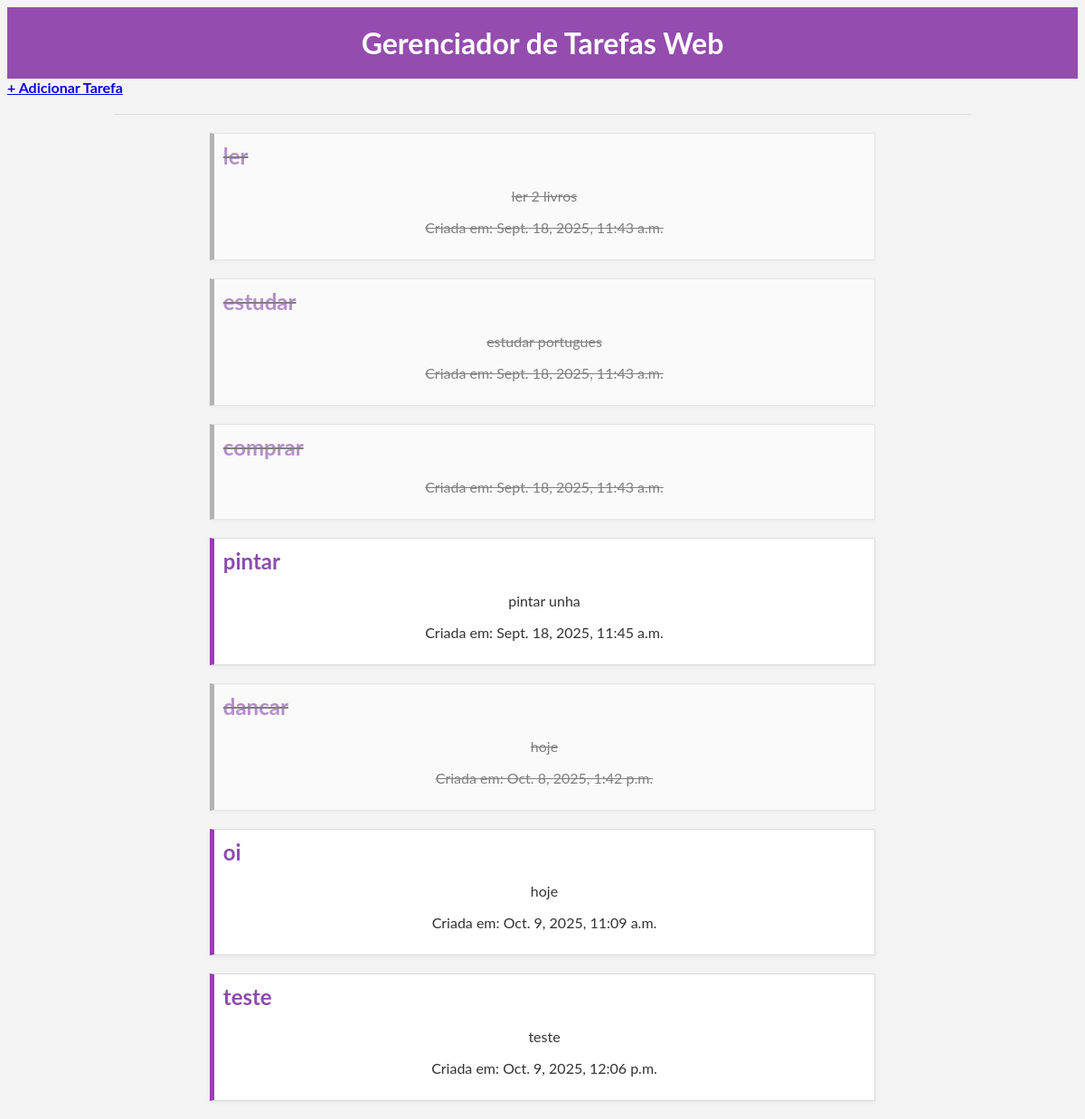
The page /tarefas/ on the database as committed earlier.
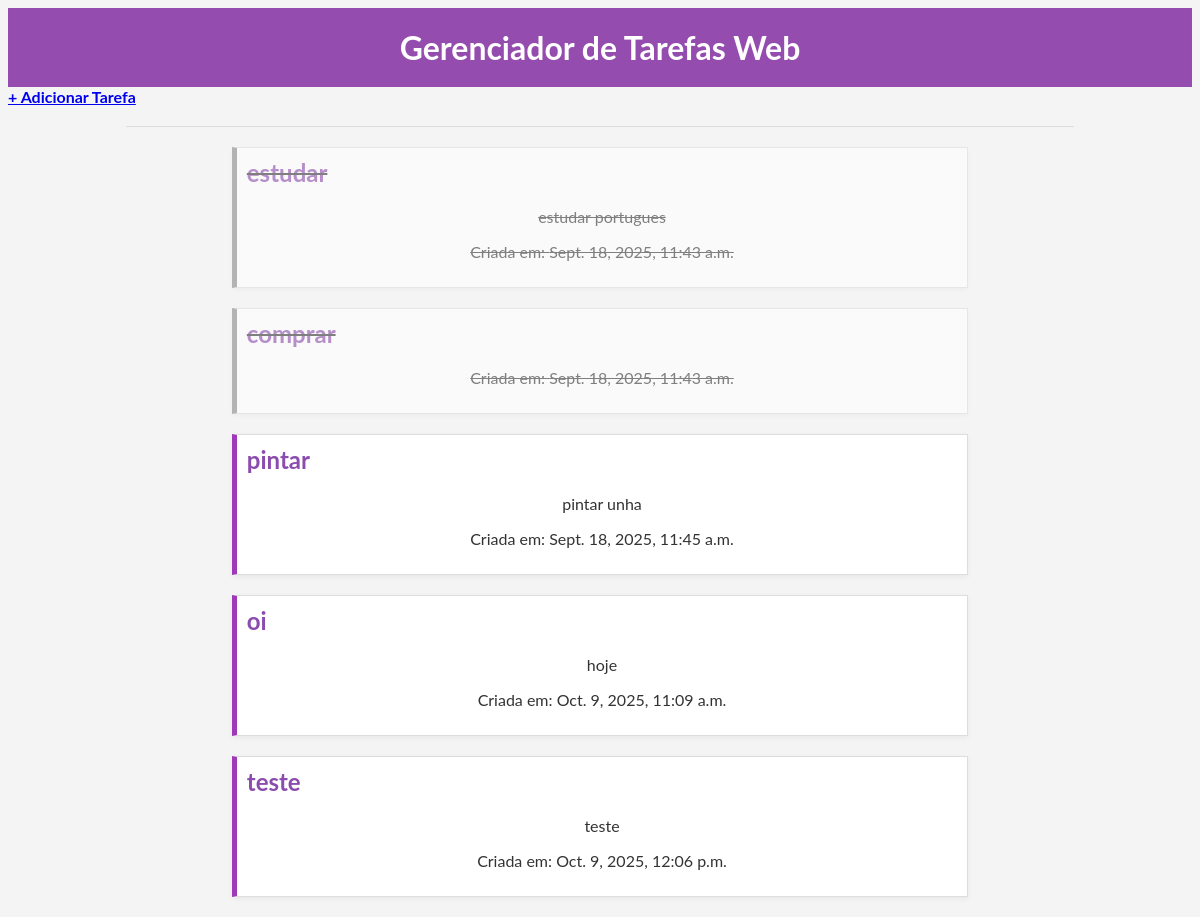
The same page on the database as committed later.
### tarefas/models.py (models this page shows, shortened)
class Tarefa (models.Model):
    titulo = models.CharField (max_length = 200)
    descricao = models.TextField (blank = True, null = True)
    data_descricao = models.DateTimeField (auto_now_add = True)
    concluida = models.BooleanField (default = False)

### tarefas/views.py (the view)
# urls.py: path('', views.listar_tarefas , name = 'listar_tarefas'),
def listar_tarefas(request):
    tarefas_salvas = Tarefa.objects.all()
    contexto = {
        'minhas_tarefas': tarefas_salvas
    }
    return render(request, 'tarefas/lista.html', contexto)

### tarefas/templates/tarefas/lista.html (shortened to what this page needs)
<!DOCTYPE html>
<html lang="pt-br">
<head>
    {% load static %}
    <link rel="stylesheet" href="{% static 'lista/lista.css' %}">
</head>
<body>
    <h1>Gerenciador de Tarefas Web</h1>
    <a href="{% url 'adicionar_tarefa' %}"><strong>+ Adicionar Tarefa</strong></a>
    <hr>
    {% for tarefa in minhas_tarefas %}
        <div class="tarefa {% if tarefa.concluida %}concluida{% endif %}">
            <h2><a href="{% url 'detalhe_tarefa' tarefa.id %}">{{ tarefa.titulo }}</a></h2>
            <p>{{tarefa.descricao}}</p>
            <p>Criada em: {{tarefa.data_descricao}}</p>
        </div>
    {% empty %}
        <p>Nenhuma tarefa cadastrada ainda. Adicione algumas no <a href="/admin/">Admin</a></p>
    {% endfor %}
</body>
</html>

### tarefas/static/lista/lista.css (style rules this page uses)
body { margin: 10; padding: 20; font-family: 'Lato', sans-serif; background-color: #f4f4f4; color: #333; }
h1 { text-align: center; background-color: #954caf; color: white; padding: 20px 0; margin: 0; }
hr { border: none; border-top: 1px solid #ddd; margin: 20px auto; width: 80%; }
.tarefa { background-color: white; border: 1px solid #ddd; border-left: 5px solid #9e39b8; margin: 20px auto; padding: 10px; width: 60%; box-shadow: 0 2px 5px rgba(0, 0, 0, 0.05); transition: transform 0.2s ease-in-out; }
.tarefa.concluida { opacity: 0.6; text-decoration: line-through; border-left-color: #888; }
.tarefa h2 { margin-top: 0; font-size: 1.5em; }
.tarefa h2 a { text-decoration: none; color: #8c4caf; }
p { text-align: center; }

Rows that differ between the two databases and show on the page:
removed Tarefa: titulo "ler", descricao "ler 2 livros", data_descricao "Sept. 18, 2025, 11:43 a.m.", concluida True (drawn)
removed Tarefa: titulo "dancar", descricao "hoje", data_descricao "Oct. 8, 2025, 1:42 p.m.", concluida True (drawn)
